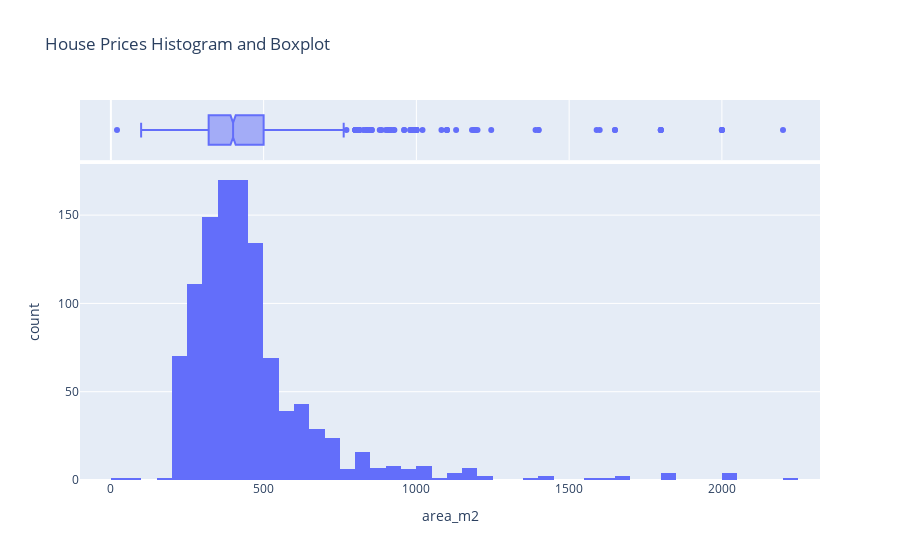

Notebook code for this chart:
### Code cell
px.histogram(df1, 
             x = 'area_m2' ,
             title = 'House Prices Histogram and Boxplot',
             labels = {'price': 'house price'},
             marginal = 'box'
            )

### Figure 1 — Plotly figure (JSON) as saved in the notebook; plotly's stock layout.template omitted (floating-point values rounded to 4 significant figures; data arrays with more than 128 entries replaced by an {"elided": "..."} marker saying what was removed)
{"data": [{"alignmentgroup": "True", "bingroup": "x", "hovertemplate": "area_m2=%{x}<br>count=%{y}<extra></extra>", "legendgroup": "", "marker": {"color": "#636efa"}, "name": "", "offsetgroup": "", "orientation": "v", "showlegend": false, "type": "histogram", "x": {"elided": "1092 int values"}, "xaxis": "x", "yaxis": "y"}, {"alignmentgroup": "True", "hovertemplate": "area_m2=%{x}<extra></extra>", "legendgroup": "", "marker": {"color": "#636efa"}, "name": "", "notched": true, "offsetgroup": "", "showlegend": false, "type": "box", "x": {"elided": "1092 int values"}, "xaxis": "x2", "yaxis": "y2"}], "layout": {"barmode": "relative", "legend": {"tracegroupgap": 0}, "title": {"text": "House Prices Histogram and Boxplot"}, "xaxis": {"anchor": "y", "domain": [0, 1], "title": {"text": "area_m2"}}, "xaxis2": {"anchor": "y2", "domain": [0, 1], "matches": "x", "showgrid": true, "showticklabels": false}, "yaxis": {"anchor": "x", "domain": [0, 0.8316], "title": {"text": "count"}}, "yaxis2": {"anchor": "x2", "domain": [0.8416, 1], "matches": "y2", "showgrid": false, "showline": false, "showticklabels": false, "ticks": ""}}}
